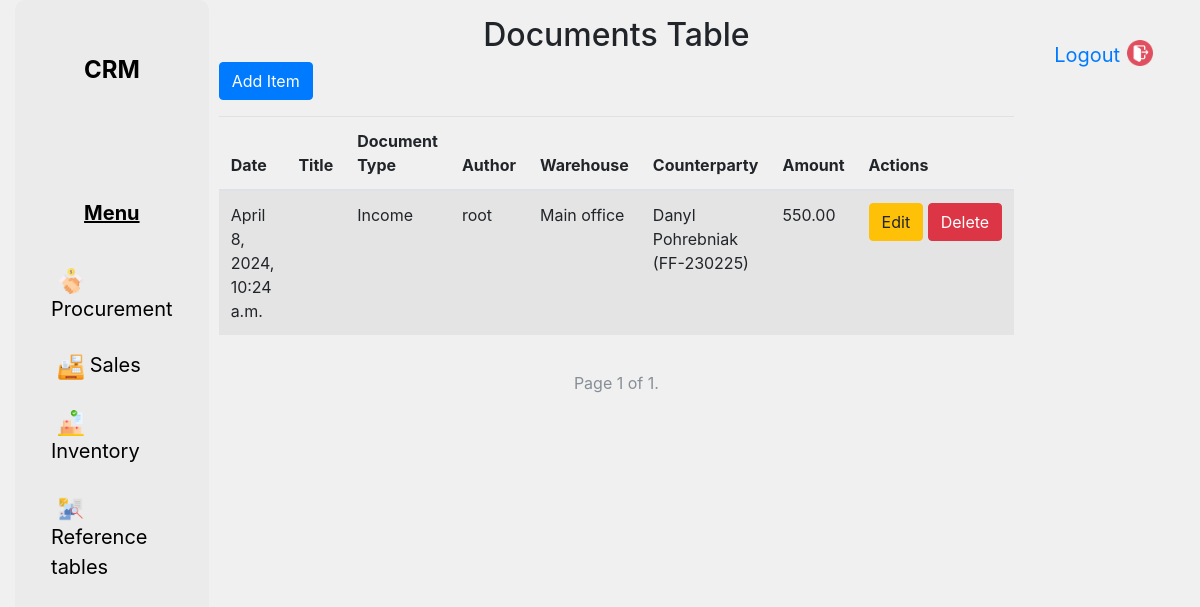
/ri/documents/income/, run on an earlier commit of the app's database.
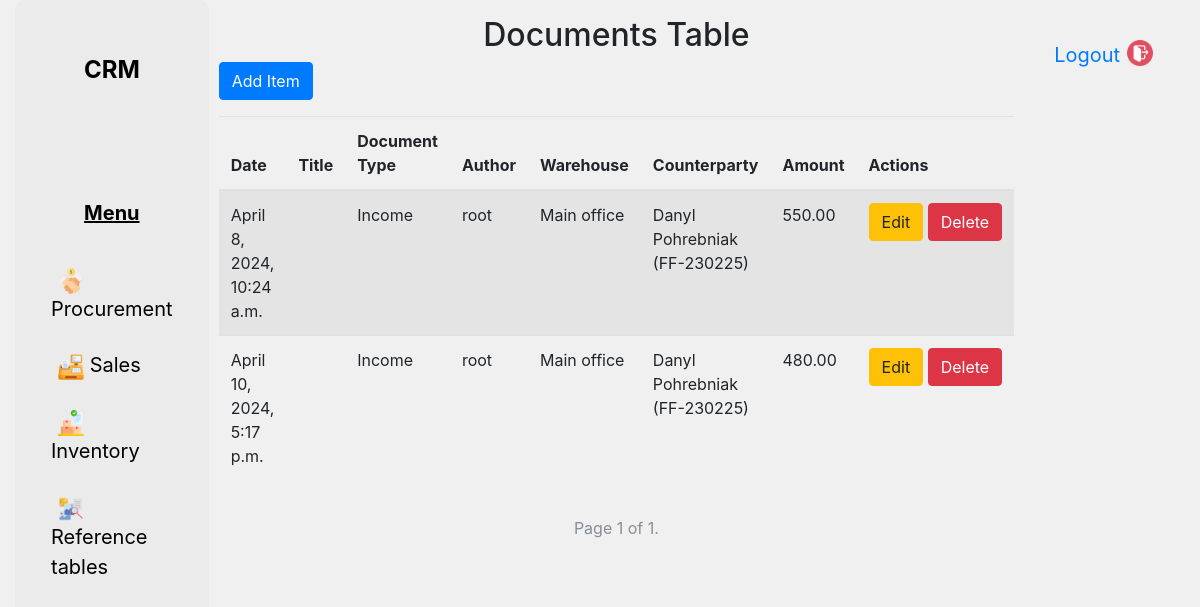
And on a later commit of the database.
### ri/models.py (models this page shows, shortened)
class Documents(models.Model):
    Date = models.DateTimeField()
    Title = models.CharField(max_length=255)
    Doctype = models.ForeignKey(Doctype, on_delete=models.CASCADE, default=1)
    Author = models.ForeignKey(User, on_delete=models.CASCADE)
    Warehouse = models.ForeignKey(Warehouse, on_delete=models.CASCADE)
    Counterparty = models.ForeignKey(Counterparty, on_delete=models.CASCADE)
    Amount = models.DecimalField(max_digits=10, decimal_places=2)
    class Meta:
        verbose_name_plural = "Documents"

class Doctype(models.Model):
    name = models.CharField(max_length=255, default='')
    def __str__(self):
        return self.name

class Warehouse(models.Model):
    name = models.CharField(max_length=255)
    address = models.TextField()
    def __str__(self):
        return self.name

class Counterparty(models.Model):
    name = models.CharField(max_length=255)
    first_name = models.CharField(max_length=255)
    last_name = models.CharField(max_length=255)
    id_card = models.CharField(max_length=20)
    phone = models.CharField(max_length=15)
    def __str__(self):
        return f"{self.first_name} {self.last_name} ({self.id_card})"
    class Meta:
        verbose_name_plural = "Counterparties"

### ri/views.py (the view)
# urls.py: path('documents/<str:document_type>/', views.display_documents, name='display_documents'),
def display_documents(request, document_type):
    documents = Documents.objects.all()
    if document_type:
        documents = documents.filter(Doctype__name__iexact=document_type)
    paginator = Paginator(documents, 10)  # 10 items per page
    page = request.GET.get('page')
    try:
        items = paginator.page(page)
    except PageNotAnInteger:
        items = paginator.page(1)
    except EmptyPage:
        items = paginator.page(paginator.num_pages)
    context = {
        'document_type': document_type,  # This line was missing
        'documents': items,
        'fields': [field.name for field in Documents._meta.fields],
        'document_fields': [{field.name: getattr(document, field.name) for field in document._meta.fields} for document
                            in items],
    }
    return render(request, 'display_documents.html', context)

### ri/templates/display_documents.html (shortened to what this page needs)
{% extends 'base_template.html' %}
{% block content %}
    <div class="container">
        <div class="row justify-content-center mt-3">
            <h2>Documents Table</h2>
        </div>
        <div class="row justify-content-left mb-3">
            <a class="btn btn-primary" href="{% url 'add_document_view' document_type=document_type|lower %}">Add Item</a>
        </div>
        <div class="row justify-content-center">
            <div class="table-responsive">
                <table class="table table-striped">
                    <thead>
                        <tr>
                            <th>Date</th>
                            <th>Title</th>
                            <th>Document Type</th>
                            <th>Author</th>
                            <th>Warehouse</th>
                            <th>Counterparty</th>
                            <th>Amount</th>
                            <th>Actions</th>
                        </tr>
                    </thead>
                    <tbody>
                        {% for document in documents %}
                            <tr>
                                <td>{{ document.Date }}</td>
                                <td>{{ document.Title }}</td>
                                <td>{{ document.Doctype }}</td>
                                <td>{{ document.Author }}</td>
                                <td>{{ document.Warehouse }}</td>
                                <td>{{ document.Counterparty }}</td>
                                <td>{{ document.Amount }}</td>
                                <td>
                                    <div class="btn-group" role="group">
                                        <form method="post" action="{% url 'edit_document_view' document_type=document.Doctype|lower pk=document.id %}" style="display: inline;">
                                            <button type="submit" class="btn btn-warning">Edit</button>
                                        </form>
                                        <form method="post" action="{% url 'delete_document_view' document_type=document.Doctype|lower pk=document.id %}" style="display: inline;">
                                            <button type="submit" class="btn btn-danger">Delete</button>
                                        </form>
                                    </div>
                                </td>
                            </tr>
                        {% endfor %}
                    </tbody>
                </table>
            </div>
        </div>
        <div class="row justify-content-center">
            <nav aria-label="Page navigation">
                <ul class="pagination">
                    <li class="page-item disabled">
                        Page {{ documents.number }} of {{ documents.paginator.num_pages }}.
                    </li>
                </ul>
            </nav>
        </div>
    </div>
{% endblock %}

What changed in the data, as far as the page shows it:
added Documents: Date "April 10, 2024, 5:17 p.m.", Doctype "Income", Author "root", Warehouse "Main office", Counterparty "Danyl Pohrebniak (FF-230225)", Amount "480.00"
